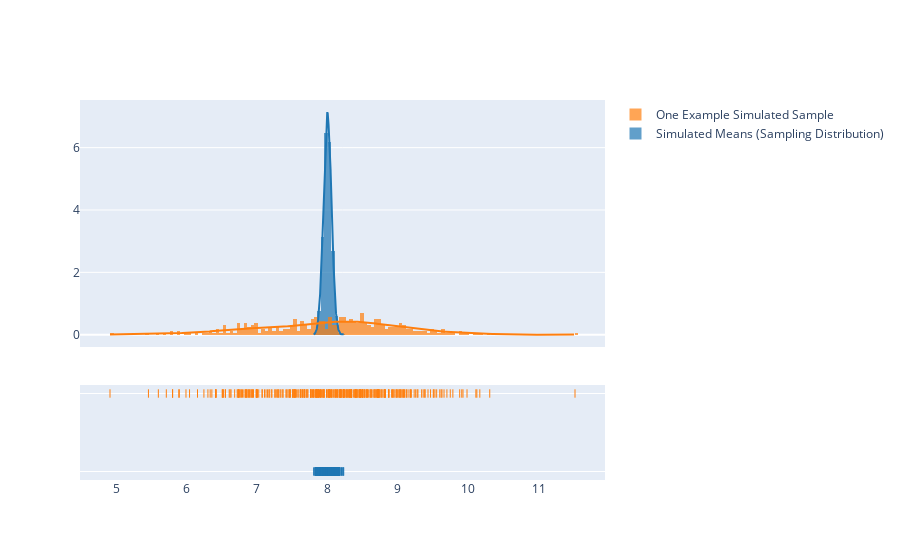

The code cell stored with this chart in its notebook:
### Code cell
import plotly.figure_factory as ff
group_labels = ['Simulated Means (Sampling Distribution)','One Example Simulated Sample']
fig = ff.create_distplot([simulated_means, x], group_labels, bin_size=.05)
fig.show()

### Figure 1 — Plotly figure (JSON) as saved in the notebook; plotly's stock layout.template omitted (floating-point values rounded to 4 significant figures; data arrays with more than 128 entries replaced by an {"elided": "..."} marker saying what was removed)
{"data": [{"autobinx": false, "histnorm": "probability density", "legendgroup": "Simulated Means (Sampling Distribution)", "marker": {"color": "rgb(31, 119, 180)"}, "name": "Simulated Means (Sampling Distribution)", "opacity": 0.7, "type": "histogram", "x": {"elided": "10000 float values"}, "xaxis": "x", "xbins": {"end": 8.232, "size": 0.05, "start": 7.804}, "yaxis": "y"}, {"autobinx": false, "histnorm": "probability density", "legendgroup": "One Example Simulated Sample", "marker": {"color": "rgb(255, 127, 14)"}, "name": "One Example Simulated Sample", "opacity": 0.7, "type": "histogram", "x": {"elided": "321 float values"}, "xaxis": "x", "xbins": {"end": 11.52, "size": 0.05, "start": 4.913}, "yaxis": "y"}, {"legendgroup": "Simulated Means (Sampling Distribution)", "marker": {"color": "rgb(31, 119, 180)"}, "mode": "lines", "name": "Simulated Means (Sampling Distribution)", "showlegend": false, "type": "scatter", "x": {"elided": "500 float values"}, "xaxis": "x", "y": {"elided": "500 float values"}, "yaxis": "y"}, {"legendgroup": "One Example Simulated Sample", "marker": {"color": "rgb(255, 127, 14)"}, "mode": "lines", "name": "One Example Simulated Sample", "showlegend": false, "type": "scatter", "x": {"elided": "500 float values"}, "xaxis": "x", "y": {"elided": "500 float values"}, "yaxis": "y"}, {"legendgroup": "Simulated Means (Sampling Distribution)", "marker": {"color": "rgb(31, 119, 180)", "symbol": "line-ns-open"}, "mode": "markers", "name": "Simulated Means (Sampling Distribution)", "showlegend": false, "type": "scatter", "x": {"elided": "10000 float values"}, "xaxis": "x", "y": {"elided": "10000 str values"}, "yaxis": "y2"}, {"legendgroup": "One Example Simulated Sample", "marker": {"color": "rgb(255, 127, 14)", "symbol": "line-ns-open"}, "mode": "markers", "name": "One Example Simulated Sample", "showlegend": false, "type": "scatter", "x": {"elided": "321 float values"}, "xaxis": "x", "y": {"elided": "321 str values"}, "yaxis": "y2"}], "layout": {"barmode": "overlay", "hovermode": "closest", "legend": {"traceorder": "reversed"}, "xaxis": {"anchor": "y2", "domain": [0, 1], "zeroline": false}, "yaxis": {"anchor": "free", "domain": [0.35, 1], "position": 0}, "yaxis2": {"anchor": "x", "domain": [0, 0.25], "dtick": 1, "showticklabels": false}}}
